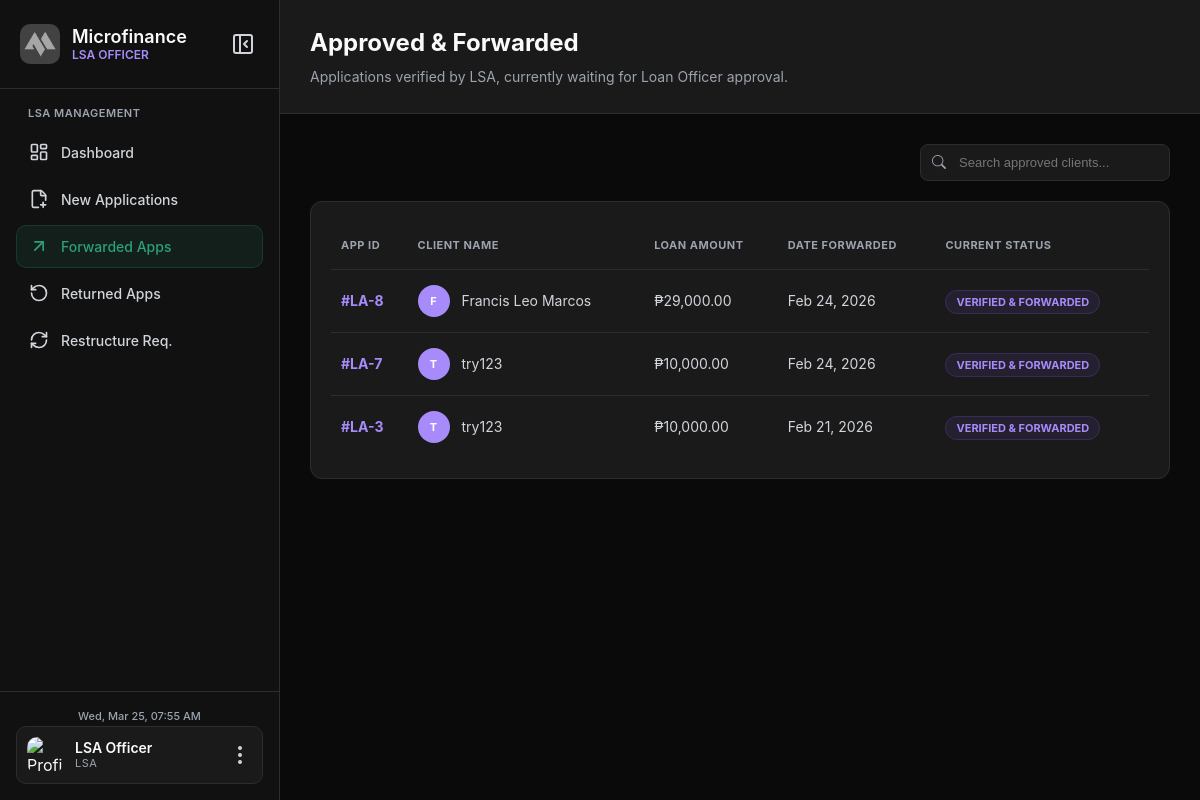
The app's page /LSA/forwarded.php, older data.
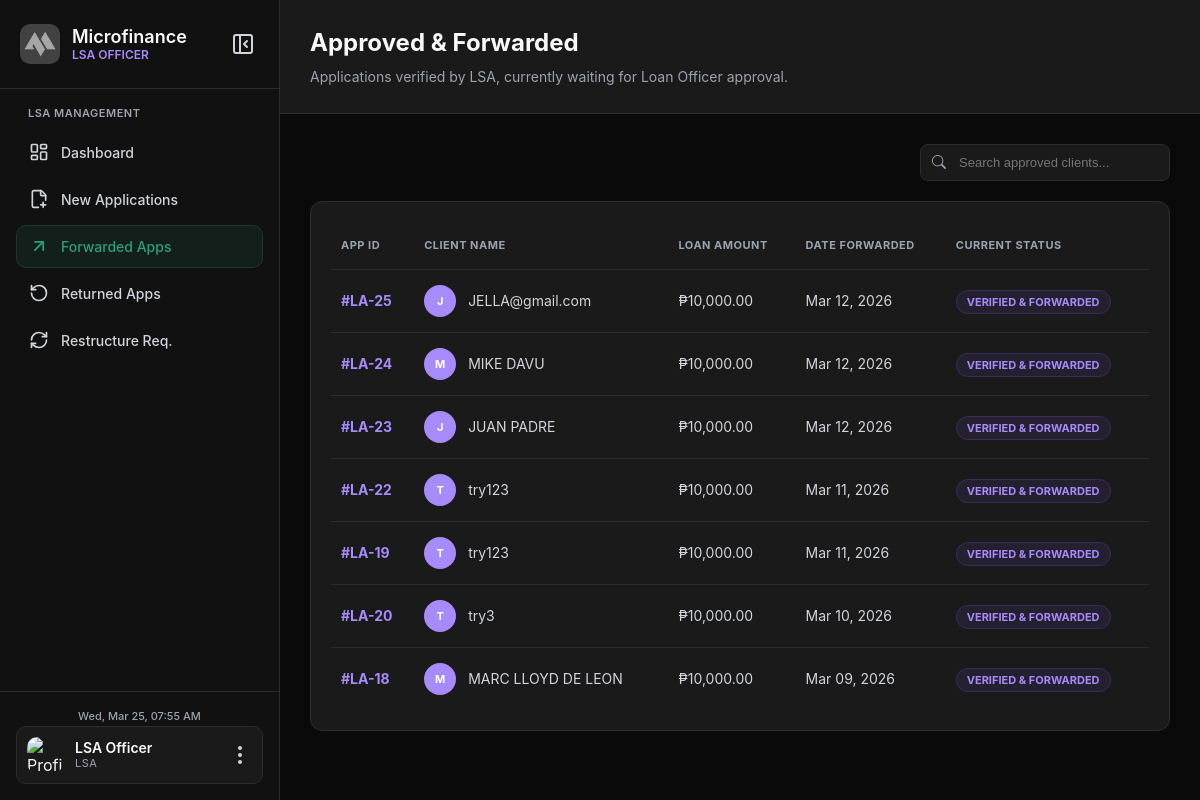
The same page, newer data.
### tables this page shows
CREATE TABLE `loan_applications` (
  `id` int(11) NOT NULL,
  `user_id` int(11) NOT NULL,
  `principal_amount` decimal(10,2) NOT NULL,
  `term_months` int(11) NOT NULL,
  `loan_purpose` text NOT NULL,
  `source_of_income` varchar(255) NOT NULL,
  `estimated_monthly_income` decimal(10,2) NOT NULL,
  `interest_rate` decimal(5,2) NOT NULL,
  `interest_type` enum('MONTHLY','ANNUAL') DEFAULT 'MONTHLY',
  `interest_method` enum('FLAT') DEFAULT 'FLAT',
  `total_interest` decimal(10,2) DEFAULT NULL,
  `total_payable` decimal(10,2) DEFAULT NULL,
  `monthly_due` decimal(10,2) DEFAULT NULL,
  `status` enum('PENDING','VERIFIED','APPROVED','REJECTED') DEFAULT 'PENDING',
  `remarks` text DEFAULT NULL,
  `created_at` timestamp NOT NULL DEFAULT current_timestamp(),
  `updated_at` timestamp NOT NULL DEFAULT current_timestamp() ON UPDATE current_timestamp()
);

CREATE TABLE `users` (
  `id` int(11) NOT NULL,
  `fullname` varchar(100) DEFAULT NULL,
  `profile_pic` varchar(255) DEFAULT NULL,
  `phone` varchar(20) DEFAULT NULL,
  `email` varchar(100) DEFAULT NULL,
  `password` varchar(255) DEFAULT NULL,
  `created_at` timestamp NOT NULL DEFAULT current_timestamp()
);

### LSA/forwarded.php (the view, shortened to what this page needs)
<?php
include 'includes/db_connect.php';
$query = "SELECT la.id, la.principal_amount, la.updated_at, la.status, u.fullname
          FROM loan_applications la
          JOIN users u ON la.user_id = u.id
          WHERE la.status IN ('VERIFIED', 'APPROVED')
          ORDER BY la.updated_at DESC";
$stmt = $pdo->query($query);
$results = $stmt ? $stmt->fetchAll(PDO::FETCH_ASSOC) : [];
?>
<!DOCTYPE html>
<html lang="en">
<head>
    <link rel="stylesheet" href="https://cdn.jsdelivr.net/npm/bootstrap-icons@1.11.1/font/bootstrap-icons.css">
    <link rel="stylesheet" href="assets/css/Forwarded.css">
    <link rel="stylesheet" href="assets/css/base-style.css">
</head>
<body>
    <?php include 'includes/sidebar.php'; ?>
    <div class="main-content">
        <div class="page-header">
            <h1>Approved & Forwarded</h1>
            <p>Applications verified by LSA, currently waiting for Loan Officer approval.</p>
        </div>
        <div class="filter-bar" style="justify-content: flex-end; display: flex; margin-bottom: 20px;">
            <div class="search-wrapper">
                <i class="bi bi-search search-icon"></i>
                <input type="text" id="forwardSearch" class="search-input" placeholder="Search approved clients...">
            </div>
        </div>
        <div class="content-card">
            <table>
                <thead>
                    <tr>
                        <th>App ID</th>
                        <th>Client Name</th>
                        <th>Loan Amount</th>
                        <th>Date Forwarded</th>
                        <th>Current Status</th>
                        </tr>
                </thead>
                <tbody id="forwardedTable">
                    <?php if ($results && count($results) > 0): ?>
                        <?php foreach($results as $row): ?>
                        <tr>
                            <td style="color:#a78bfa; font-weight:700;">#LA-<?php echo $row['id']; ?></td>
                            <td>
                                <div class="client-info">
                                    <div class="mini-avatar" style="background:#a78bfa; color:white;">
                                        <?php echo strtoupper(substr($row['fullname'], 0, 1)); ?>
                                    </div>
                                    <span class="client-name"><?php echo htmlspecialchars($row['fullname']); ?></span>
                                </div>
                            </td>
                            <td>₱<?php echo number_format($row['principal_amount'], 2); ?></td>
                            <td><?php echo date('M d, Y', strtotime($row['updated_at'])); ?></td>
                            <td>
                                <span class="badge bg-purple" style="background: rgba(139, 92, 246, 0.1); color: #a78bfa; padding: 4px 10px; border-radius: 20px; font-size: 11px; font-weight: 700;">
                                    Verified & Forwarded
                                </span>
                            </td>
                            </tr>
                        <?php endforeach; ?>
                    <?php else: ?>
                        <tr><td colspan="5" style="text-align:center; padding: 30px; color: #94a3b8;">No forwarded applications found.</td></tr>
                    <?php endif; ?>
                </tbody>
            </table>
        </div>
    </div>
</body>
</html>

Row changes from the older to the newer data that the page shows:
removed loan_applications: id "8", user.fullname "F", user.fullname "Francis Leo Marcos", principal_amount "29,000.00", updated_at "Feb 24, 2026"
removed loan_applications: id "7", user.fullname "T", user.fullname "try123", principal_amount "10,000.00", updated_at "Feb 24, 2026"
removed loan_applications: id "3", user.fullname "T", user.fullname "try123", principal_amount "10,000.00", updated_at "Feb 21, 2026"
added loan_applications: id "25", user.fullname "J", user.fullname "JELLA@gmail.com", principal_amount "10,000.00", updated_at "Mar 12, 2026"
added loan_applications: id "24", user.fullname "M", user.fullname "MIKE DAVU", principal_amount "10,000.00", updated_at "Mar 12, 2026"
added loan_applications: id "23", user.fullname "J", user.fullname "JUAN PADRE", principal_amount "10,000.00", updated_at "Mar 12, 2026"
added loan_applications: id "22", user.fullname "T", user.fullname "try123", principal_amount "10,000.00", updated_at "Mar 11, 2026"
added loan_applications: id "19", user.fullname "T", user.fullname "try123", principal_amount "10,000.00", updated_at "Mar 11, 2026"
added loan_applications: id "20", user.fullname "T", user.fullname "try3", principal_amount "10,000.00", updated_at "Mar 10, 2026"
added loan_applications: id "18", user.fullname "M", user.fullname "MARC LLOYD DE LEON", principal_amount "10,000.00", updated_at "Mar 09, 2026"
